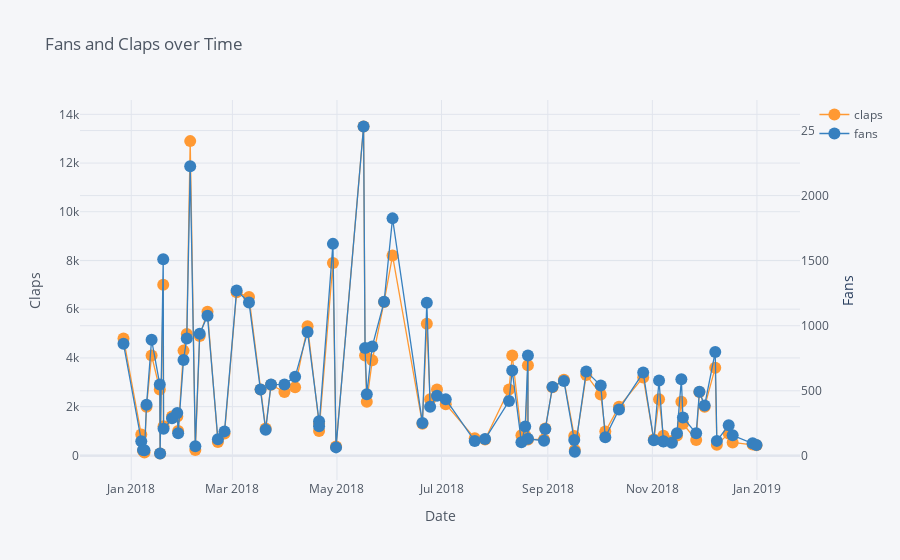

Notebook code for this chart:
### Code cell
# Plot read time as a time series
tds[['claps', 'fans', 'title']].iplot(y='claps', mode='lines+markers', secondary_y = 'fans', secondary_y_title='Fans', 
                                      xTitle='Date', yTitle='Claps', text='title', title='Fans and Claps over Time')

### Figure 1 — Plotly figure (JSON) as saved in the notebook; plotly's stock layout.template omitted (floating-point values rounded to 4 significant figures)
{"data": [{"line": {"color": "rgba(255, 153, 51, 1.0)", "dash": "solid", "shape": "linear", "width": 1.3}, "marker": {"size": 12, "symbol": "circle"}, "mode": "lines+markers", "name": "claps", "text": ["Random Forest in Python", "Improving the Random Forest in Python Part 1", "Data Science: A Personal Application", "A Theory of Prediction", "Hyperparameter Tuning the Random Forest in Python", "Time Series Analysis in Python: An Introduction", "Stock Analysis in Python", "A Review of the Coursera Machine Learning Specialization", "Stock Prediction in Python", "Correlation vs. Causation: An Example", "Learn By Sharing", "Overfitting vs. Underfitting: A Conceptual Explanation", "Overfitting vs. Underfitting: A Complete Example", "How to Master New Skills", "Statistical Significance Explained", "Python is the Perfect Tool for any Problem", "The Misleading Effect of Noise: The Multiple Comparisons Problem", "Markov Chain Monte Carlo in Python", "Bayes’ Rule Applied", "Data Visualization Hackathon Style", "Unintended Consequences and Goodhart’s Law", "Beyond Accuracy: Precision and Recall", "Controlling the Web with Python", "Data Visualization with Bokeh in Python, Part I: Getting Started", "Data Visualization with Bokeh in Python, Part II: Interactions", "Histograms and Density Plots in Python", "Data Visualization with Bokeh in Python, Part III: Making a Complete Dashboard", "Visualizing Data with Pairs Plots in Python", "Introduction to Bayesian Linear Regression", "Bayesian Linear Regression in Python: Using Machine Learning to Predict Student Grades Part 1", "Bayesian Linear Regression in Python: Using Machine Learning to Predict Student Grades Part 2", "Web Scraping, Regular Expressions, and Data Visualization: Doing it all in Python", "If your files are saved only on your laptop they might as well not exist!", "A Complete Machine Learning Project Walk-Through in Python: Part One", "A Complete Machine Learning Walk-Through in Python: Part Two", "A Complete Machine Learning Walk-Through in Python: Part Three", "Automated Machine Learning on the Cloud in Python", "Machine Learning Kaggle Competition Part One: Getting Started", "Automated Feature Engineering in Python", "Machine Learning Kaggle Competition Part Two: Improving", "A Feature Selection Tool for Machine Learning in Python", "A Conceptual Explanation of Bayesian Hyperparameter Optimization for Machine Learning", "An Introductory Example of Bayesian Optimization in Python with Hyperopt", "Automated Machine Learning Hyperparameter Tuning in Python", "Machine Learning Kaggle Competition: Part Three Optimization", "How to get the right data? Trying asking for it.", "Why Automated Feature Engineering Will Change the Way You Do Machine Learning", "The most important part of a data science project is writing a blog post", "Parallelizing Feature Engineering with Dask", "How to Visualize a Decision Tree from a Random Forest in Python using Scikit-Learn", "A “Data Science for Good“ Machine Learning Project Walk-Through in Python: Part One", "A “Data Science for Good” Machine Learning Project Walk-Through in Python: Part Two", "How to Put Fully Interactive, Runnable Code in a Medium Post", "An Implementation and Explanation of the Random Forest in Python", "Practical Advice for Data Science Writing", "Another Machine Learning Walk-Through and a Challenge", "Five Minutes to Your Own Website", "Converting Medium Posts to Markdown for Your Blog", "Wikipedia Data Science: Working with the World’s Largest Encyclopedia", "Neural Network Embeddings Explained", "Building a Recommendation System Using Neural Network Embeddings", "Simpson’s Paradox: How to Prove Opposite Arguments with the Same Data", "My Weaknesses as a Data Scientist", "Overcome Your Biases with Data", "Recurrent Neural Networks by Example in Python", "Prediction Engineering: How to Set Up Your Machine Learning Problem", "How to Create Value with Machine Learning", "Feature Engineering: What Powers Machine Learning", "Modeling: Teaching a Machine Learning Algorithm to Deliver Business Value", "Deploying a Keras Deep Learning Model as a Web Application in Python", "Deploying a Python Web App on AWS", "Transfer Learning with Convolutional Neural Networks in PyTorch", "Estimating Probabilities with Bayesian Modeling in Python", "Python and Slack: A Natural Match", "Jupyter Notebook Extensions", "How to Write a Jupyter Notebook Extension", "Introduction to Interactive Time Series Visualizations with Plotly in Python", "Docker for Data Science Without the Hassle", "The Copernican Principle and How to Use Statistics to Figure Out How Long Anything Will Last", "Data Science with Medium Story Stats in Python"], "type": "scatter", "x": ["2017-12-27 11:20:00", "2018-01-06 20:15:00", "2018-01-07 20:37:00", "2018-01-08 16:58:00", "2018-01-09 21:49:00", "2018-01-12 20:48:00", "2018-01-17 15:24:00", "2018-01-17 19:42:00", "2018-01-19 15:30:00", "2018-01-19 20:16:00", "2018-01-24 18:27:00", "2018-01-27 20:17:00", "2018-01-28 08:40:00", "2018-01-31 11:41:00", "2018-02-02 09:26:00", "2018-02-04 09:12:00", "2018-02-07 09:09:00", "2018-02-09 22:29:00", "2018-02-14 11:27:00", "2018-02-20 12:49:00", "2018-02-24 09:33:00", "2018-03-03 11:10:00", "2018-03-10 16:16:00", "2018-03-17 10:29:00", "2018-03-20 09:47:00", "2018-03-23 12:44:00", "2018-03-31 08:36:00", "2018-04-06 14:12:00", "2018-04-13 20:38:00", "2018-04-20 13:31:00", "2018-04-20 13:34:00", "2018-04-28 15:27:00", "2018-04-30 11:04:00", "2018-05-16 12:33:00", "2018-05-17 09:34:00", "2018-05-18 09:48:00", "2018-05-21 14:16:00", "2018-05-28 11:39:00", "2018-06-02 10:01:00", "2018-06-19 20:35:00", "2018-06-22 10:12:00", "2018-06-24 08:26:00", "2018-06-28 08:33:00", "2018-07-03 11:04:00", "2018-07-20 08:57:00", "2018-07-26 09:35:00", "2018-08-09 09:04:00", "2018-08-11 05:53:00", "2018-08-16 14:43:00", "2018-08-18 19:49:00", "2018-08-20 09:48:00", "2018-08-20 09:51:00", "2018-08-29 19:08:00", "2018-08-30 12:44:00", "2018-09-03 17:27:00", "2018-09-10 09:26:00", "2018-09-16 10:31:00", "2018-09-16 17:55:00", "2018-09-23 10:26:00", "2018-10-01 21:04:00", "2018-10-04 13:10:00", "2018-10-12 12:31:00", "2018-10-26 15:32:00", "2018-11-01 20:44:00", "2018-11-04 21:30:00", "2018-11-07 10:14:00", "2018-11-07 10:17:00", "2018-11-12 09:00:00", "2018-11-15 08:35:00", "2018-11-17 21:54:00", "2018-11-18 19:57:00", "2018-11-26 13:25:00", "2018-11-28 10:23:00", "2018-12-01 11:50:00", "2018-12-07 16:16:00", "2018-12-08 14:41:00", "2018-12-15 12:39:00", "2018-12-17 20:04:00", "2018-12-29 11:36:00", "2018-12-31 17:53:00"], "y": [4800, 857, 186, 119, 2000, 4100, 2700, 77, 7000, 1200, 1600, 1600, 1000, 4300, 4980, 12900, 223, 4900, 5900, 548, 895, 6700, 6500, 2700, 1100, 2900, 2600, 2800, 5300, 1300, 1000, 7900, 364, 13500, 4100, 2200, 3900, 6300, 8200, 1300, 5400, 2300, 2700, 2100, 707, 650, 2700, 4100, 822, 830, 3700, 653, 657, 1100, 2800, 3100, 792, 222, 3300, 2500, 976, 2000, 3200, 651, 2300, 809, 745, 587, 818, 2200, 1300, 630, 2600, 2000, 3600, 440, 893, 529, 443, 412]}, {"line": {"color": "rgba(55, 128, 191, 1.0)", "dash": "solid", "shape": "linear", "width": 1.3}, "marker": {"size": 12, "symbol": "circle"}, "mode": "lines+markers", "name": "fans", "text": ["Random Forest in Python", "Improving the Random Forest in Python Part 1", "Data Science: A Personal Application", "A Theory of Prediction", "Hyperparameter Tuning the Random Forest in Python", "Time Series Analysis in Python: An Introduction", "Stock Analysis in Python", "A Review of the Coursera Machine Learning Specialization", "Stock Prediction in Python", "Correlation vs. Causation: An Example", "Learn By Sharing", "Overfitting vs. Underfitting: A Conceptual Explanation", "Overfitting vs. Underfitting: A Complete Example", "How to Master New Skills", "Statistical Significance Explained", "Python is the Perfect Tool for any Problem", "The Misleading Effect of Noise: The Multiple Comparisons Problem", "Markov Chain Monte Carlo in Python", "Bayes’ Rule Applied", "Data Visualization Hackathon Style", "Unintended Consequences and Goodhart’s Law", "Beyond Accuracy: Precision and Recall", "Controlling the Web with Python", "Data Visualization with Bokeh in Python, Part I: Getting Started", "Data Visualization with Bokeh in Python, Part II: Interactions", "Histograms and Density Plots in Python", "Data Visualization with Bokeh in Python, Part III: Making a Complete Dashboard", "Visualizing Data with Pairs Plots in Python", "Introduction to Bayesian Linear Regression", "Bayesian Linear Regression in Python: Using Machine Learning to Predict Student Grades Part 1", "Bayesian Linear Regression in Python: Using Machine Learning to Predict Student Grades Part 2", "Web Scraping, Regular Expressions, and Data Visualization: Doing it all in Python", "If your files are saved only on your laptop they might as well not exist!", "A Complete Machine Learning Project Walk-Through in Python: Part One", "A Complete Machine Learning Walk-Through in Python: Part Two", "A Complete Machine Learning Walk-Through in Python: Part Three", "Automated Machine Learning on the Cloud in Python", "Machine Learning Kaggle Competition Part One: Getting Started", "Automated Feature Engineering in Python", "Machine Learning Kaggle Competition Part Two: Improving", "A Feature Selection Tool for Machine Learning in Python", "A Conceptual Explanation of Bayesian Hyperparameter Optimization for Machine Learning", "An Introductory Example of Bayesian Optimization in Python with Hyperopt", "Automated Machine Learning Hyperparameter Tuning in Python", "Machine Learning Kaggle Competition: Part Three Optimization", "How to get the right data? Trying asking for it.", "Why Automated Feature Engineering Will Change the Way You Do Machine Learning", "The most important part of a data science project is writing a blog post", "Parallelizing Feature Engineering with Dask", "How to Visualize a Decision Tree from a Random Forest in Python using Scikit-Learn", "A “Data Science for Good“ Machine Learning Project Walk-Through in Python: Part One", "A “Data Science for Good” Machine Learning Project Walk-Through in Python: Part Two", "How to Put Fully Interactive, Runnable Code in a Medium Post", "An Implementation and Explanation of the Random Forest in Python", "Practical Advice for Data Science Writing", "Another Machine Learning Walk-Through and a Challenge", "Five Minutes to Your Own Website", "Converting Medium Posts to Markdown for Your Blog", "Wikipedia Data Science: Working with the World’s Largest Encyclopedia", "Neural Network Embeddings Explained", "Building a Recommendation System Using Neural Network Embeddings", "Simpson’s Paradox: How to Prove Opposite Arguments with the Same Data", "My Weaknesses as a Data Scientist", "Overcome Your Biases with Data", "Recurrent Neural Networks by Example in Python", "Prediction Engineering: How to Set Up Your Machine Learning Problem", "How to Create Value with Machine Learning", "Feature Engineering: What Powers Machine Learning", "Modeling: Teaching a Machine Learning Algorithm to Deliver Business Value", "Deploying a Keras Deep Learning Model as a Web Application in Python", "Deploying a Python Web App on AWS", "Transfer Learning with Convolutional Neural Networks in PyTorch", "Estimating Probabilities with Bayesian Modeling in Python", "Python and Slack: A Natural Match", "Jupyter Notebook Extensions", "How to Write a Jupyter Notebook Extension", "Introduction to Interactive Time Series Visualizations with Plotly in Python", "Docker for Data Science Without the Hassle", "The Copernican Principle and How to Use Statistics to Figure Out How Long Anything Will Last", "Data Science with Medium Story Stats in Python"], "type": "scatter", "x": ["2017-12-27 11:20:00", "2018-01-06 20:15:00", "2018-01-07 20:37:00", "2018-01-08 16:58:00", "2018-01-09 21:49:00", "2018-01-12 20:48:00", "2018-01-17 15:24:00", "2018-01-17 19:42:00", "2018-01-19 15:30:00", "2018-01-19 20:16:00", "2018-01-24 18:27:00", "2018-01-27 20:17:00", "2018-01-28 08:40:00", "2018-01-31 11:41:00", "2018-02-02 09:26:00", "2018-02-04 09:12:00", "2018-02-07 09:09:00", "2018-02-09 22:29:00", "2018-02-14 11:27:00", "2018-02-20 12:49:00", "2018-02-24 09:33:00", "2018-03-03 11:10:00", "2018-03-10 16:16:00", "2018-03-17 10:29:00", "2018-03-20 09:47:00", "2018-03-23 12:44:00", "2018-03-31 08:36:00", "2018-04-06 14:12:00", "2018-04-13 20:38:00", "2018-04-20 13:31:00", "2018-04-20 13:34:00", "2018-04-28 15:27:00", "2018-04-30 11:04:00", "2018-05-16 12:33:00", "2018-05-17 09:34:00", "2018-05-18 09:48:00", "2018-05-21 14:16:00", "2018-05-28 11:39:00", "2018-06-02 10:01:00", "2018-06-19 20:35:00", "2018-06-22 10:12:00", "2018-06-24 08:26:00", "2018-06-28 08:33:00", "2018-07-03 11:04:00", "2018-07-20 08:57:00", "2018-07-26 09:35:00", "2018-08-09 09:04:00", "2018-08-11 05:53:00", "2018-08-16 14:43:00", "2018-08-18 19:49:00", "2018-08-20 09:48:00", "2018-08-20 09:51:00", "2018-08-29 19:08:00", "2018-08-30 12:44:00", "2018-09-03 17:27:00", "2018-09-10 09:26:00", "2018-09-16 10:31:00", "2018-09-16 17:55:00", "2018-09-23 10:26:00", "2018-10-01 21:04:00", "2018-10-04 13:10:00", "2018-10-12 12:31:00", "2018-10-26 15:32:00", "2018-11-01 20:44:00", "2018-11-04 21:30:00", "2018-11-07 10:14:00", "2018-11-07 10:17:00", "2018-11-12 09:00:00", "2018-11-15 08:35:00", "2018-11-17 21:54:00", "2018-11-18 19:57:00", "2018-11-26 13:25:00", "2018-11-28 10:23:00", "2018-12-01 11:50:00", "2018-12-07 16:16:00", "2018-12-08 14:41:00", "2018-12-15 12:39:00", "2018-12-17 20:04:00", "2018-12-29 11:36:00", "2018-12-31 17:53:00"], "xaxis": "x", "y": [861, 112, 45, 43, 392, 892, 549, 18, 1510, 208, 288, 329, 174, 737, 902, 2226, 74, 939, 1076, 128, 188, 1271, 1179, 510, 200, 548, 549, 607, 951, 266, 227, 1629, 65, 2531, 829, 474, 841, 1184, 1825, 252, 1177, 378, 461, 434, 114, 129, 421, 655, 104, 226, 771, 131, 116, 206, 530, 576, 121, 32, 649, 541, 143, 357, 640, 119, 579, 113, 111, 100, 174, 588, 295, 173, 493, 387, 798, 115, 235, 158, 97, 83], "yaxis": "y2"}], "layout": {"legend": {"bgcolor": "#F5F6F9", "font": {"color": "#4D5663"}}, "paper_bgcolor": "#F5F6F9", "plot_bgcolor": "#F5F6F9", "title": {"font": {"color": "#4D5663"}, "text": "Fans and Claps over Time"}, "xaxis": {"gridcolor": "#E1E5ED", "showgrid": true, "tickfont": {"color": "#4D5663"}, "title": {"font": {"color": "#4D5663"}, "text": "Date"}, "zerolinecolor": "#E1E5ED"}, "yaxis": {"gridcolor": "#E1E5ED", "showgrid": true, "tickfont": {"color": "#4D5663"}, "title": {"font": {"color": "#4D5663"}, "text": "Claps"}, "zerolinecolor": "#E1E5ED"}, "yaxis2": {"anchor": "x", "gridcolor": "#E1E5ED", "overlaying": "y", "showgrid": true, "side": "right", "tickfont": {"color": "#4D5663"}, "title": {"text": "Fans"}, "zerolinecolor": "#E1E5ED"}}}
